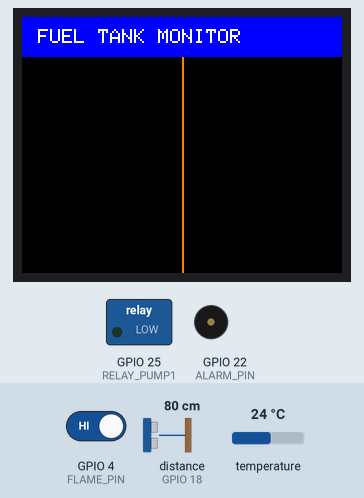
This sketch was run on a simulated ESP32. Shown: 160×128 colour display, switched loads named in the sketch (green lamp = pin HIGH), buzzer (waves = sounding). Wiring (inferred from the names in the program): ultrasonic range finder: trigger GPIO 5; echo GPIO 18. The inputs (shaded band) are chosen by the test bench; at power-on: GPIO 4 (FLAME_PIN) HIGH, distance to the obstacle (sensor on GPIO 18) 80 cm, temperature 24 °C. The echo pulse lasts 58.3 µs per cm; WiFi joins after 1.5 s; servers stay silent unless stated; pins used as bus, display or sensor lines are not drawn; what the sketch prints to the serial monitor is not drawn.

Above: at 8.5 s.
8.6 s: GPIO 4 (FLAME_PIN) driven LOW
At 10.9 s:
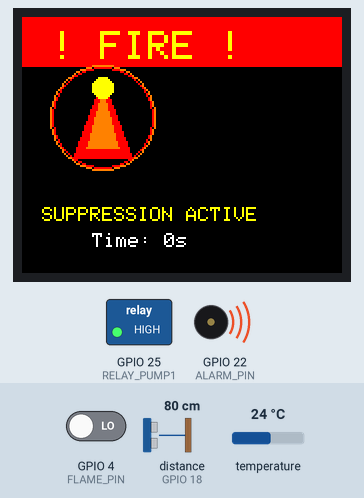
12.8 s: GPIO 4 (FLAME_PIN) driven HIGH
At 14.9 s:
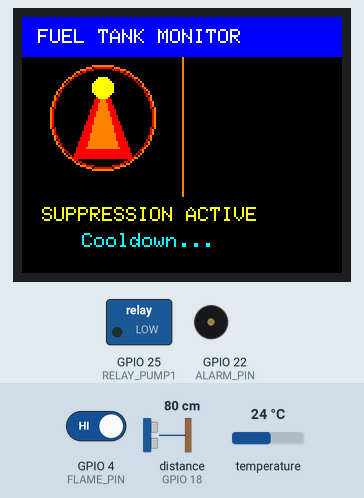
17.0 s: distance to the obstacle (sensor on GPIO 18) set to 21 cm
19.7 s: distance to the obstacle (sensor on GPIO 18) set to 17 cm
At 22.5 s:
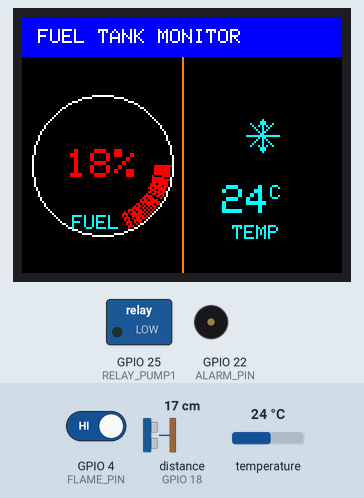
23.4 s: temperature set to 25.7 °C
At 24.7 s:
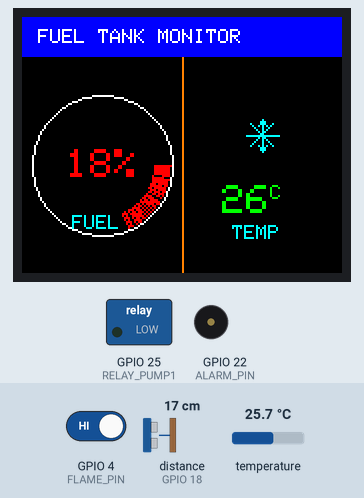
25.0 s: temperature set to 39.3 °C
At 26.2 s:
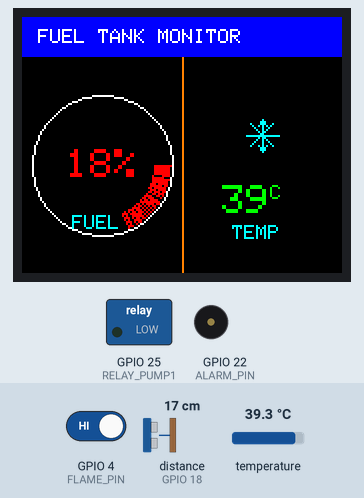
26.7 s: temperature set to 40.7 °C
At 27.4 s:
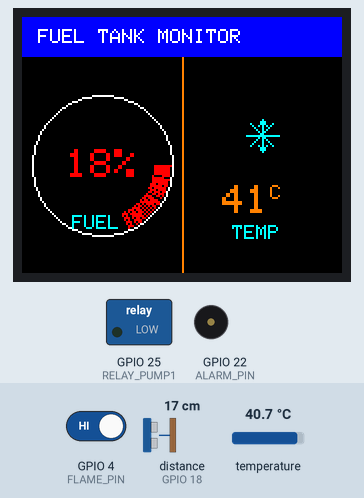
Timing chart, 0 to 29.4 s (numbered marks = the images above; inputs shaded):
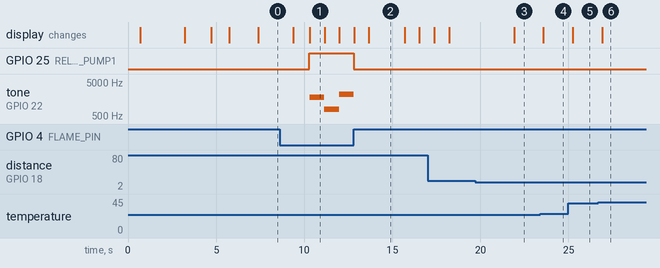

The sketch:

IOTDeviceFinalCode.ino
```cpp
#include <Adafruit_GFX.h>
#include <Adafruit_ST7735.h>
#include <SPI.h>
#include <OneWire.h>
#include <DallasTemperature.h>
#include <WiFi.h>
#include <Firebase_ESP_Client.h>

// Provide the token generation process info
#include <addons/TokenHelper.h>
// Provide the RTDB payload printing info and other helper functions
#include <addons/RTDBHelper.h>

#define WIFI_SSID     "Seni's iphone "
#define WIFI_PASSWORD "senith2005"
#define FIREBASE_HOST "https://fuelstationmanagement-c748c-default-rtdb.firebaseio.com"
#define FIREBASE_AUTH "GAEd5kuRd6yLhOX2RaW1yETNOxCczweSWt8o7JaK"

// ==================== TANK IDENTIFICATION ====================
#define TANK_ID "TANK_001"

// ==================== PIN DEFINITIONS ====================
#define TFT_CS         27
#define TFT_RST        12
#define TFT_DC         2
#define TFT_MOSI       13
#define TFT_SCLK       14

#define TRIG_PIN       5
#define ECHO_PIN       18
#define FLAME_PIN      4
#define ONE_WIRE_BUS   15

#define RELAY_PUMP1    25
#define ALARM_PIN      22

// ==================== SENSOR SETTINGS ====================
const float MIN_DISTANCE = 4.0;
const float MAX_DISTANCE = 20.0;

// ==================== SAFETY SETTINGS ====================
#define PUMP_MAX_RUNTIME  30000
#define COOLDOWN_TIME     5000

// ==================== DISPLAY SETUP ====================
Adafruit_ST7735 tft = Adafruit_ST7735(TFT_CS, TFT_DC, TFT_MOSI, TFT_SCLK, TFT_RST);

// ==================== TEMPERATURE SENSOR ====================
OneWire oneWire(ONE_WIRE_BUS);
DallasTemperature tempSensors(&oneWire);

// ==================== FIREBASE ====================
FirebaseData firebaseData;
FirebaseAuth auth;
FirebaseConfig config;

// ==================== GLOBAL VARIABLES ====================
float fuelLevel = 0;
float distance = 0;
float temperature = 0;
bool fireDetected = false;
bool pumpRunning = false;
unsigned long pumpStartTime = 0;
unsigned long lastActivationTime = 0;
bool inCooldown = false;
unsigned long lastDisplayUpdate = 0;
const unsigned long displayInterval = 500;

unsigned long lastFirebaseSync = 0;
const unsigned long firebaseSyncInterval = 5000;
bool wifiConnected = false;
bool firebaseConnected = false;

// *** FIX: flag to prevent duplicate fire event logs ***
bool fireEventLogged = false;

// ==================== SETUP ====================
void setup() {
  Serial.begin(115200);
  delay(500);

  tft.initR(INITR_BLACKTAB);
  tft.setRotation(1);
  tft.fillScreen(ST77XX_BLACK);

  showSplashScreen();
  delay(2500);

  pinMode(TRIG_PIN, OUTPUT);
  pinMode(ECHO_PIN, INPUT);
  pinMode(FLAME_PIN, INPUT);
  pinMode(RELAY_PUMP1, OUTPUT);
  pinMode(ALARM_PIN, OUTPUT);

  digitalWrite(RELAY_PUMP1, LOW);
  digitalWrite(ALARM_PIN, LOW);

  tempSensors.begin();

  connectWiFi();
  initFirebase();
  drawNormalUI();

  Serial.println("========================================");
  Serial.println("FUEL TANK MONITORING SYSTEM");
  Serial.println("========================================");
  Serial.println("System initialized!");
}

// ==================== MAIN LOOP ====================
void loop() {
  readUltrasonicSensor();
  readTemperatureSensor();
  readFlameSensor();
  handleFireSuppression();

  if (millis() - lastFirebaseSync >= firebaseSyncInterval) {
    sendDataToFirebase();
    lastFirebaseSync = millis();
  }

  if (millis() - lastDisplayUpdate >= displayInterval) {
    if (fireDetected || pumpRunning || inCooldown) {
      updateFireDisplay();
    } else {
      updateNormalDisplay();
    }
    lastDisplayUpdate = millis();
  }

  delay(50);
}

// ==================== SENSOR FUNCTIONS ====================

void readUltrasonicSensor() {
  digitalWrite(TRIG_PIN, LOW);
  delayMicroseconds(2);
  digitalWrite(TRIG_PIN, HIGH);
  delayMicroseconds(10);
  digitalWrite(TRIG_PIN, LOW);

  long duration = pulseIn(ECHO_PIN, HIGH, 30000);

  if (duration == 0) {
    distance = MAX_DISTANCE;
  } else {
    distance = (duration * 0.0343) / 2.0;
  }

  if (distance <= MIN_DISTANCE) {
    fuelLevel = 100.0;
  } else if (distance >= MAX_DISTANCE) {
    fuelLevel = 0.0;
  } else {
    fuelLevel = ((MAX_DISTANCE - distance) / (MAX_DISTANCE - MIN_DISTANCE)) * 100.0;
  }

  if (fuelLevel < 0) fuelLevel = 0;
  if (fuelLevel > 100) fuelLevel = 100;
}

void readTemperatureSensor() {
  tempSensors.requestTemperatures();
  temperature = tempSensors.getTempCByIndex(0);

  if (temperature == DEVICE_DISCONNECTED_C) {
    temperature = -999;
  }
}

void readFlameSensor() {
  int flameState = digitalRead(FLAME_PIN);
  fireDetected = (flameState == LOW);
}

// ==================== FIRE SUPPRESSION ====================

void soundHazardAlarm() {
  static unsigned long lastToggle = 0;
  static int phase = 0;

  if (millis() - lastToggle > 150) {
    switch(phase) {
      case 0: tone(ALARM_PIN, 1800); break;
      case 1: tone(ALARM_PIN, 800);  break;
      case 2: tone(ALARM_PIN, 2200); break;
      case 3: tone(ALARM_PIN, 600);  break;
    }
    phase = (phase + 1) % 4;
    lastToggle = millis();
  }
}

void stopAlarm() {
  noTone(ALARM_PIN);
  digitalWrite(ALARM_PIN, LOW);
}

void handleFireSuppression() {
  if (inCooldown) {
    if (millis() - lastActivationTime >= COOLDOWN_TIME) {
      inCooldown = false;
      drawNormalUI();
    }
    return;
  }

  if (fireDetected && !pumpRunning) {
    delay(100);
    digitalWrite(RELAY_PUMP1, HIGH);
    pumpRunning = true;
    pumpStartTime = millis();
    drawFireUI();
    Serial.println("FIRE HAZARD DETECTED!");
  }

  if (pumpRunning) {
    soundHazardAlarm();
    unsigned long runtime = millis() - pumpStartTime;

    if (!fireDetected) {
      digitalWrite(RELAY_PUMP1, LOW);
      stopAlarm();
      pumpRunning = false;
      lastActivationTime = millis();
      inCooldown = true;
      Serial.println("Fire suppressed");
      drawNormalUI();
    }

    if (runtime >= PUMP_MAX_RUNTIME) {
      digitalWrite(RELAY_PUMP1, LOW);
      stopAlarm();
      pumpRunning = false;
      lastActivationTime = millis();
      inCooldown = true;
      Serial.println("Safety timeout");
      drawNormalUI();
    }
  }
}

// ==================== WIFI & FIREBASE FUNCTIONS ====================

void connectWiFi() {
  Serial.println();
  Serial.print("Connecting to WiFi");

  tft.fillScreen(ST77XX_BLACK);
  tft.setTextColor(ST77XX_CYAN);
  tft.setTextSize(1);
  tft.setCursor(10, 50);
  tft.print("Connecting WiFi...");

  WiFi.begin(WIFI_SSID, WIFI_PASSWORD);

  int attempts = 0;
  while (WiFi.status() != WL_CONNECTED && attempts < 20) {
    delay(500);
    Serial.print(".");
    attempts++;
  }

  if (WiFi.status() == WL_CONNECTED) {
    wifiConnected = true;
    Serial.println();
    Serial.println("WiFi connected!");
    Serial.print("IP: ");
    Serial.println(WiFi.localIP());

    tft.setTextColor(ST77XX_GREEN);
    tft.setCursor(10, 70);
    tft.print("WiFi Connected!");
    delay(1000);
  } else {
    wifiConnected = false;
    Serial.println();
    Serial.println("WiFi connection failed!");

    tft.setTextColor(ST77XX_RED);
    tft.setCursor(10, 70);
    tft.print("WiFi Failed!");
    delay(2000);
  }
}

void initFirebase() {
  if (!wifiConnected) {
    Serial.println("Cannot init Firebase - No WiFi");
    return;
  }

  Serial.println("Initializing Firebase...");

  tft.fillScreen(ST77XX_BLACK);
  tft.setTextColor(ST77XX_CYAN);
  tft.setTextSize(1);
  tft.setCursor(10, 50);
  tft.print("Connecting Firebase...");

  config.database_url = FIREBASE_HOST;
  config.signer.tokens.legacy_token = FIREBASE_AUTH;

  Firebase.begin(&config, &auth);
  Firebase.reconnectWiFi(true);

  if (Firebase.ready()) {
    firebaseConnected = true;
    Serial.println("Firebase connected!");

    tft.setTextColor(ST77XX_GREEN);
    tft.setCursor(10, 70);
    tft.print("Firebase Ready!");

    sendInitialData();
    delay(1000);
  } else {
    firebaseConnected = false;
    Serial.println("Firebase connection failed!");

    tft.setTextColor(ST77XX_RED);
    tft.setCursor(10, 70);
    tft.print("Firebase Failed!");
    delay(2000);
  }
}

void sendInitialData() {
  String path = "/tanks/" + String(TANK_ID);

  Firebase.RTDB.setString(&firebaseData, path + "/info/tankId",   TANK_ID);
  Firebase.RTDB.setString(&firebaseData, path + "/info/location", "Underground");
  Firebase.RTDB.setString(&firebaseData, path + "/info/status",   "online");
  Firebase.RTDB.setInt   (&firebaseData, path + "/info/lastBoot", millis());

  Serial.println("Initial data sent to Firebase");
}

void sendDataToFirebase() {
  if (!firebaseConnected || !wifiConnected) {
    return;
  }

  String path = "/tanks/" + String(TANK_ID);

  // Sensor data
  Firebase.RTDB.setFloat(&firebaseData, path + "/sensors/fuelLevel",   fuelLevel);
  Firebase.RTDB.setFloat(&firebaseData, path + "/sensors/temperature", temperature);
  Firebase.RTDB.setFloat(&firebaseData, path + "/sensors/distance",    distance);

  // Status data
  Firebase.RTDB.setBool(&firebaseData, path + "/status/fireDetected", fireDetected);
  Firebase.RTDB.setBool(&firebaseData, path + "/status/pumpRunning",  pumpRunning);
  Firebase.RTDB.setBool(&firebaseData, path + "/status/inCooldown",   inCooldown);

  // Timestamp
  Firebase.RTDB.setInt(&firebaseData, path + "/timestamp", millis());

  // Alert level
  String alertLevel = "normal";
  if (fireDetected) {
    alertLevel = "critical";
  } else if (fuelLevel < 20) {
    alertLevel = "warning";
  } else if (fuelLevel < 50) {
    alertLevel = "info";
  }
  Firebase.RTDB.setString(&firebaseData, path + "/alertLevel", alertLevel);

  // *** FIX: log fire event once per fire incident only ***
  if (fireDetected && !fireEventLogged) {
    logFireEvent();
    fireEventLogged = true;
  }

  // *** FIX: reset flag when fire clears so next fire gets logged ***
  if (!fireDetected) {
    fireEventLogged = false;
  }

  Serial.print("Firebase sync: Fuel=");
  Serial.print(fuelLevel, 1);
  Serial.print("% Temp=");
  Serial.print(temperature, 1);
  Serial.print("C Fire=");
  Serial.println(fireDetected ? "YES" : "NO");
}

void logFireEvent() {
  // *** FIX: use counter-based path so events never overwrite each other ***
  static int eventCount = 0;
  eventCount++;

  String eventPath = "/tanks/" + String(TANK_ID) + "/events/fire/event_" + String(eventCount);

  Firebase.RTDB.setFloat (&firebaseData, eventPath + "/fuelLevel",     fuelLevel);
  Firebase.RTDB.setFloat (&firebaseData, eventPath + "/temperature",   temperature);
  Firebase.RTDB.setInt   (&firebaseData, eventPath + "/timestamp",     millis());
  Firebase.RTDB.setString(&firebaseData, eventPath + "/status",        "detected");
  Firebase.RTDB.setBool  (&firebaseData, eventPath + "/pumpActivated", pumpRunning);

  Serial.print("Fire event logged: event_");
  Serial.println(eventCount);
}

// ==================== DISPLAY FUNCTIONS ====================

void showSplashScreen() {
  tft.fillScreen(ST77XX_BLACK);
  tft.setTextColor(ST77XX_ORANGE);
  tft.setTextSize(2);
  tft.setCursor(5, 25);
  tft.print("UNDERGROUND");
  tft.setCursor(20, 45);
  tft.print("FUEL TANK");
  tft.setTextSize(1);
  tft.setTextColor(ST77XX_YELLOW);
  tft.setCursor(15, 75);
  tft.print("Monitoring System");
  tft.setTextColor(ST77XX_CYAN);
  tft.setCursor(45, 95);
  tft.print("v1.0");
}

void drawNormalUI() {
  tft.fillScreen(ST77XX_BLACK);

  tft.fillRect(0, 0, 160, 20, ST77XX_BLUE);
  tft.setTextColor(ST77XX_WHITE);
  tft.setTextSize(1);
  tft.setCursor(8, 6);
  tft.print("FUEL TANK MONITOR");

  tft.drawLine(80, 20, 80, 128, ST77XX_ORANGE);
}

void drawFireUI() {
  tft.fillScreen(ST77XX_BLACK);

  tft.fillRect(0, 0, 160, 25, ST77XX_RED);
  tft.setTextColor(ST77XX_YELLOW);
  tft.setTextSize(2);
  tft.setCursor(15, 7);
  tft.print("! FIRE !");
}

void updateNormalDisplay() {
  drawFuelCircle(40, 74, 35);
  drawTemperature(120, 74);
}

void updateFireDisplay() {
  drawFireIcon(40, 50);

  tft.fillRect(0, 90, 160, 38, ST77XX_BLACK);
  tft.setTextSize(1);
  tft.setTextColor(ST77XX_YELLOW);
  tft.setCursor(10, 95);
  tft.print("SUPPRESSION ACTIVE");

  if (pumpRunning) {
    unsigned long runtime = (millis() - pumpStartTime) / 1000;
    tft.setCursor(35, 108);
    tft.setTextColor(ST77XX_WHITE);
    tft.print("Time: ");
    tft.print(runtime);
    tft.print("s");
  }

  if (inCooldown) {
    tft.setCursor(30, 108);
    tft.setTextColor(ST77XX_CYAN);
    tft.print("Cooldown...");
  }
}

void drawFuelCircle(int x, int y, int radius) {
  tft.fillCircle(x, y, radius + 2, ST77XX_BLACK);
  tft.drawCircle(x, y, radius, ST77XX_WHITE);

  int fillAngle = (fuelLevel / 100.0) * 360;

  for (int angle = 0; angle < fillAngle; angle += 2) {
    float rad = angle * 3.14159 / 180.0;
    int x1 = x + (radius - 1) * cos(rad);
    int y1 = y + (radius - 1) * sin(rad);

    uint16_t color;
    if (fuelLevel > 50) color = ST77XX_GREEN;
    else if (fuelLevel > 20) color = ST77XX_YELLOW;
    else color = ST77XX_RED;

    tft.drawLine(x, y, x1, y1, color);
  }

  tft.fillCircle(x, y, radius - 10, ST77XX_BLACK);

  tft.setTextSize(2);
  if (fuelLevel > 50) tft.setTextColor(ST77XX_GREEN);
  else if (fuelLevel > 20) tft.setTextColor(ST77XX_YELLOW);
  else tft.setTextColor(ST77XX_RED);

  tft.setCursor(x - 18, y - 8);
  if (fuelLevel < 10) {
    tft.print(" ");
  }
  tft.print((int)fuelLevel);
  tft.print("%");

  tft.setTextSize(1);
  tft.setTextColor(ST77XX_CYAN);
  tft.setCursor(x - 15, y + 25);
  tft.print("FUEL");
}

void drawTemperature(int x, int y) {
  tft.fillRect(x - 35, y - 35, 70, 70, ST77XX_BLACK);

  drawSnowflakeIcon(x, y - 15);

  tft.setTextSize(2);
  if (temperature == -999) {
    tft.setTextColor(ST77XX_RED);
    tft.setCursor(x - 25, y + 10);
    tft.print("ERR");
  } else {
    if (temperature < 25) tft.setTextColor(ST77XX_CYAN);
    else if (temperature < 40) tft.setTextColor(ST77XX_GREEN);
    else tft.setTextColor(ST77XX_ORANGE);

    tft.setCursor(x - 20, y + 10);
    tft.print(temperature, 0);
    tft.setTextSize(1);
    tft.print("C");
  }

  tft.setTextSize(1);
  tft.setTextColor(ST77XX_CYAN);
  tft.setCursor(x - 15, y + 30);
  tft.print("TEMP");
}

void drawSnowflakeIcon(int x, int y) {
  uint16_t color = ST77XX_CYAN;
  int size = 8;

  tft.drawLine(x, y - size, x, y + size, color);
  tft.drawLine(x - size, y, x + size, y, color);
  tft.drawLine(x - size/1.4, y - size/1.4, x + size/1.4, y + size/1.4, color);
  tft.drawLine(x - size/1.4, y + size/1.4, x + size/1.4, y - size/1.4, color);

  tft.drawLine(x, y - size, x - 2, y - size + 3, color);
  tft.drawLine(x, y - size, x + 2, y - size + 3, color);
  tft.drawLine(x, y + size, x - 2, y + size - 3, color);
  tft.drawLine(x, y + size, x + 2, y + size - 3, color);
}

void drawFireIcon(int x, int y) {
  static bool flicker = false;
  flicker = !flicker;

  uint16_t color1 = flicker ? ST77XX_RED : ST77XX_ORANGE;
  uint16_t color2 = flicker ? ST77XX_ORANGE : ST77XX_YELLOW;

  tft.fillRect(x - 20, y - 25, 40, 50, ST77XX_BLACK);

  tft.fillTriangle(x, y - 20, x - 15, y + 20, x + 15, y + 20, color1);
  tft.fillTriangle(x, y - 15, x - 8,  y + 15, x + 8,  y + 15, color2);
  tft.fillCircle(x, y - 15, 5, ST77XX_YELLOW);

  tft.drawCircle(x, y, 25, ST77XX_RED);
  tft.drawCircle(x, y, 26, ST77XX_ORANGE);
}
```

Measured:
- the behaviour switches between 20 and 19 cm on distance to the obstacle (sensor on GPIO 18) (found by bisection; images 2 and 3)
- the behaviour switches between 24.9 and 25 °C on temperature (found by bisection; images 3 and 4)
- the behaviour switches between 39.9 and 40 °C on temperature (found by bisection; images 5 and 6)
- after the input at 8.6 s, GPIO 25 (RELAY_PUMP1): LOW → HIGH after 1.7 s; tone on GPIO 22 (ALARM_PIN): silent → 1800 Hz after 1.7 s, → 800 Hz 0.83 s later, → 2200 Hz 0.83 s later; the display: first differs from a run without the input after 1.7 s (image 1)
- after the input at 12.8 s, GPIO 25 (RELAY_PUMP1): HIGH → LOW at once; the display: first changes at once (image 2 shows a later state)
- after the input at 19.7 s, the display: changes after 2.2 s (image 3)
- after the input at 23.4 s, the display: changes after 0.18 s (image 4)
- after the input at 25.0 s, the display: changes after 0.25 s (image 5)
- after the input at 26.7 s, the display: changes after 0.21 s (image 6)
